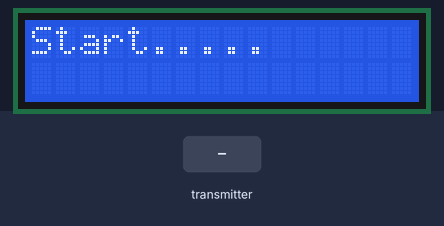
Simulated run of this sketch. Board: Arduino Uno, built with avr-gcc and run on an emulated ATmega328P. On the bench: 16×2 character LCD. Inputs (shaded band) come from the test bench. No radio packets arrive unless stated.

Above: at 3.2 s.
3.3 s: the transmitter starts sending temperature.0 = 0
At 3.7 s:
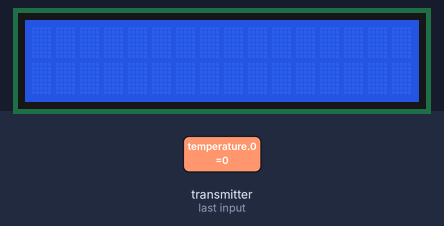
At 5.0 s:
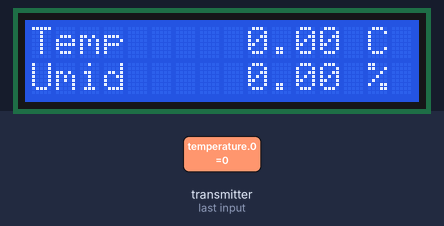
Timing chart, 0 to 6.5 s (numbered marks = the images above; inputs shaded):
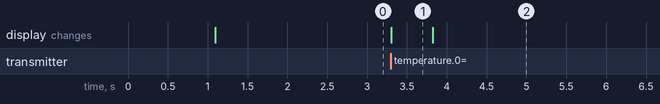

The sketch:

SMW_RX.ino
```cpp
#include <Wire.h>
#include <DHT11.h>
#include <LiquidCrystal_I2C.h>
#include <SPI.h>
#include <nRF24L01.h>
#include <RF24.h>

LiquidCrystal_I2C lcd(0x27,16,2);
// Addr, En, Rw, Rs, d4, d5, d6, d7, backlighpin, polarity

float temperature[2];

RF24 radio(7, 8);
const uint64_t pipe = 0xE8E8F0F0E1LL;

void setup(void) {
Serial.begin(9600);
radio.begin();
radio.openReadingPipe(1, pipe);
radio.startListening();
lcd.begin(16, 2);
lcd.backlight();
lcd.clear();
lcd.print("Umid & temp");
delay(1000);
lcd.clear();
lcd.print("Start.....");
delay(1000);
}

void loop(void)
{
if ( radio.available() )
{
radio.read(temperature, sizeof(temperature));
lcd.clear();
delay(500);
lcd.setCursor(0, 0);
lcd.print("Temp");
lcd.setCursor(0, 1);
lcd.print("Umid");
lcd.setCursor(9, 0);
lcd.print(temperature[0]);
lcd.print(" C");
lcd.setCursor(9, 1);
lcd.print(temperature[1]);
lcd.print(" %");
delay(5000);

}

}
```

Measured:
- after the input at 3.3 s, the display: changes at once (image 1)
- what the display in image 1 shows lasts 0.5 s, from 3.3 s to 3.8 s
